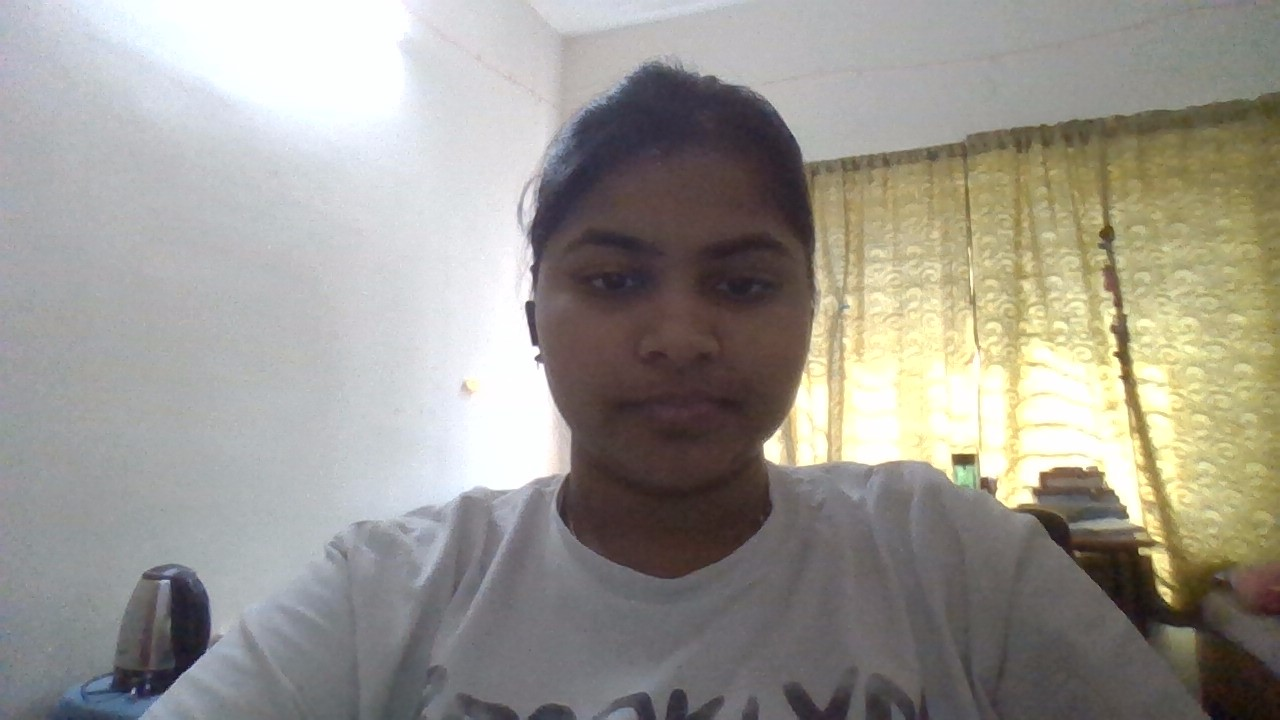
#> input picture pic1.jpg, 1280 x 720 px
$ python sketch.py
#> lines starting #> are read from the running program, lines starting #| are printed output that depends on the picture
import numpy as np
import imageio
import scipy.ndimage
import cv2

img ="pic1.jpg"


def rgb2gray(rgb):
          return np.dot(rgb[...,:3],[0.2989,0.5870,0.1140])
          # it is 2- dimensional array formula to convert image to gray scale

def dodge(front,back):
          final_sketch = front*255/(255-back)
          #if image is greater than 255 which i don't  think is possible but still if it there will convert it to 255
          final_sketch[back==255]=255
          #to convert any suitable esisting column to categorical type we will use aspect fuunction
          #and unit8 is for 8-bit signed integer
          return final_sketch.astype('unit8')

ss=imageio.imread(img) # to read the given image
#> ss is the input picture: shape (720, 1280, 3); mean R, G, B 155.1, 151.8, 144.4
gray = rgb2gray(ss)
#> in rgb2gray, `return np.dot(rgb[...,:3],[0.2989,0.5870,0.1140])`:
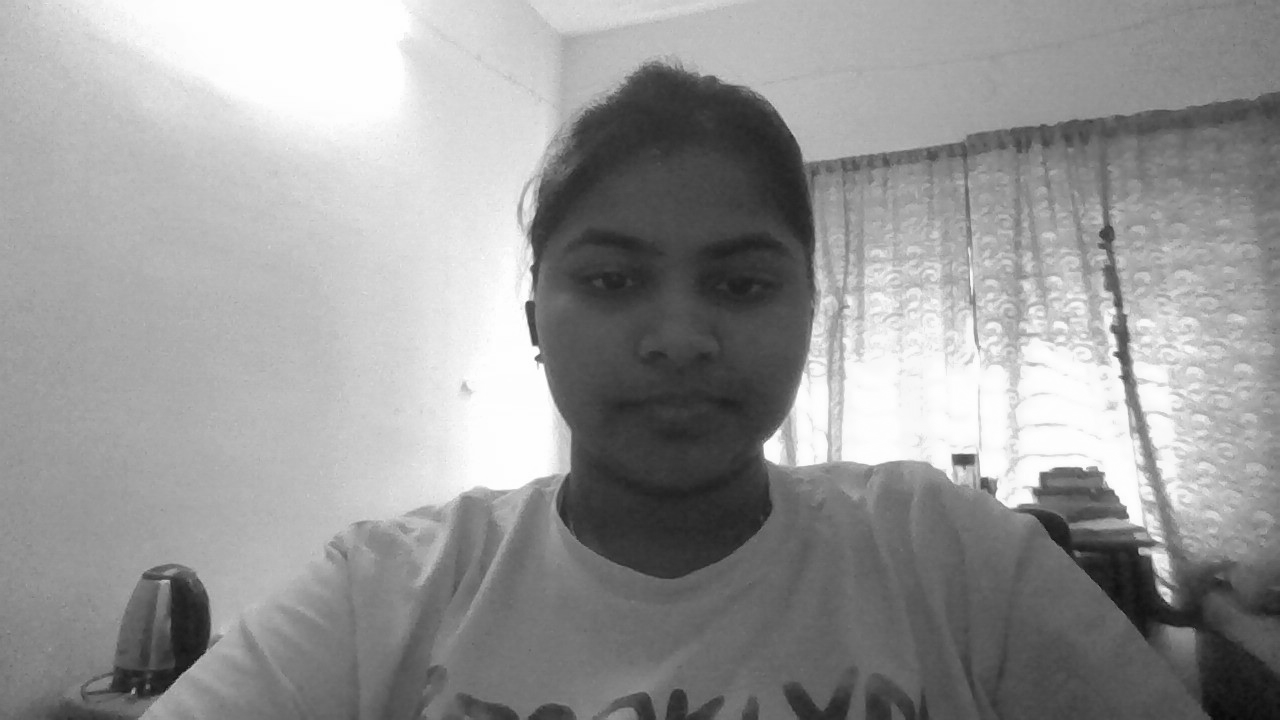
#> returned value: shape (720, 1280) float64; min 5.88, max 255, mean 151.9


i = 255-gray #0,0,0 is for darkest color and 255,255,255 is for brightest color which is probably white color
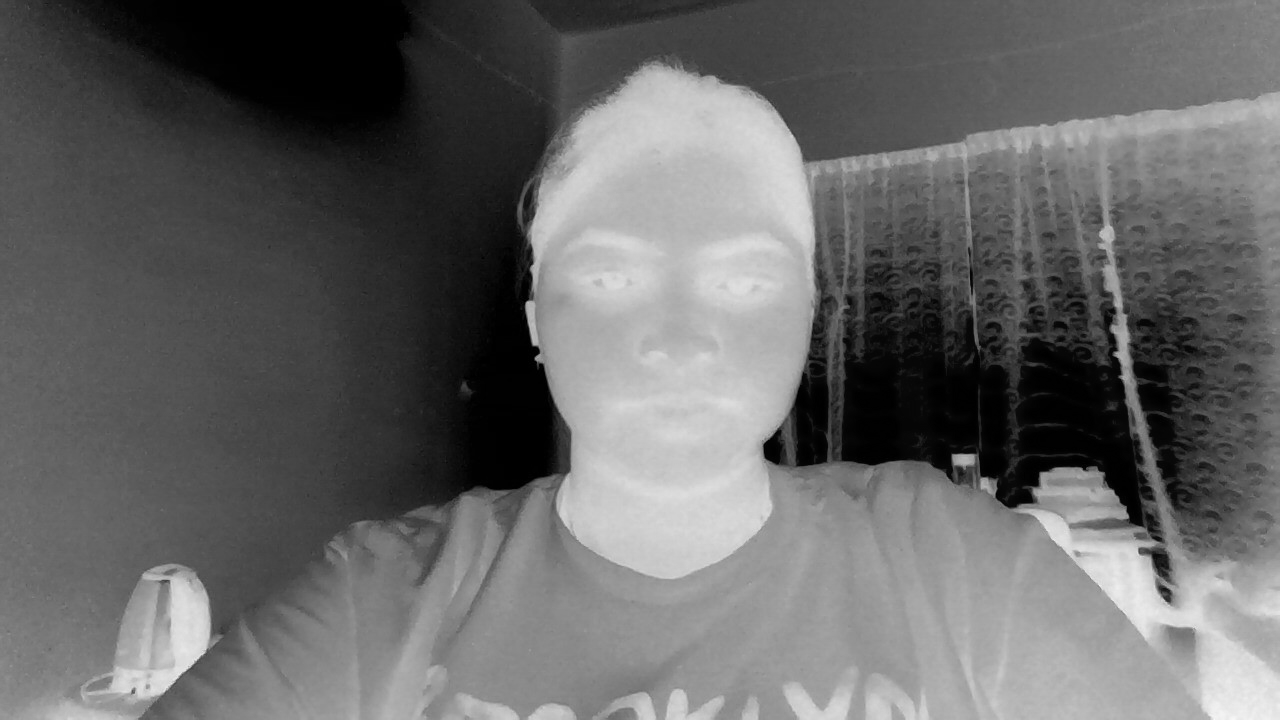
#> i: shape (720, 1280) float64; min 0.0255, max 249.1, mean 103.1

#to convert it into blur image
blur = scipy.ndimage.filters.gaussian_filter(i,sigma =15)
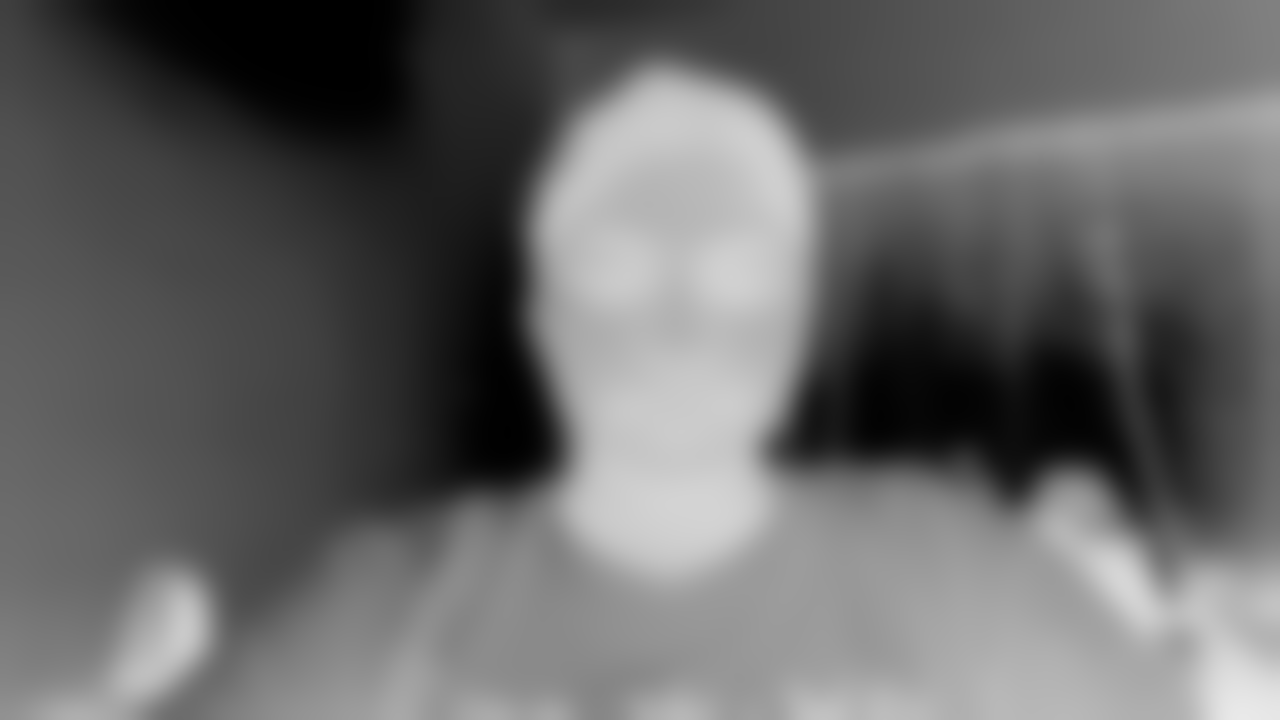
#> blur: shape (720, 1280) float64; min 0.737, max 233.4, mean 103.1

#sigma is the intensity of blurness of image
r = dodge(blur,gray) # thus function will convert our image to sketch by taking two parameters as blur and gray
#> in dodge, `final_sketch = front*255/(255-back)`:
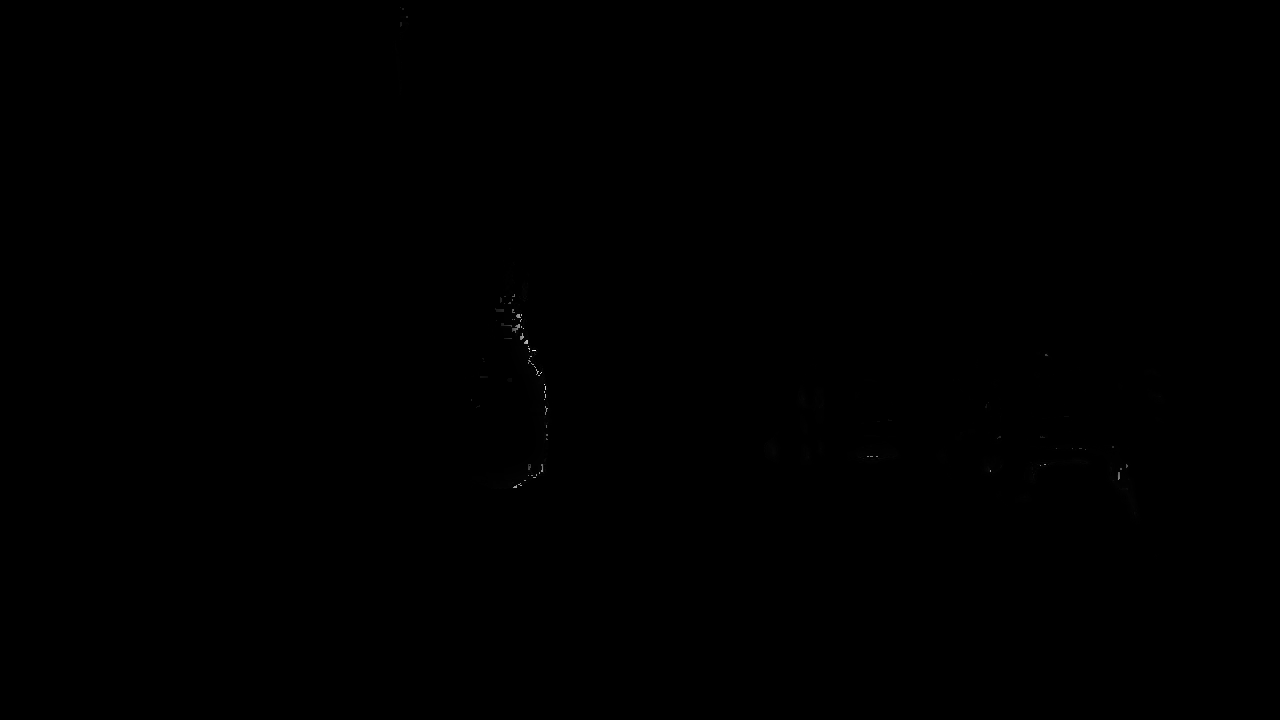
#> final_sketch: shape (720, 1280) float64; min 29.44, max 752717, mean 504.2; drawn with min black and max white
#> (the run stopped early here; a loop or call above may not have finished)

$ run again, with pic2.jpg copied over pic1.jpg
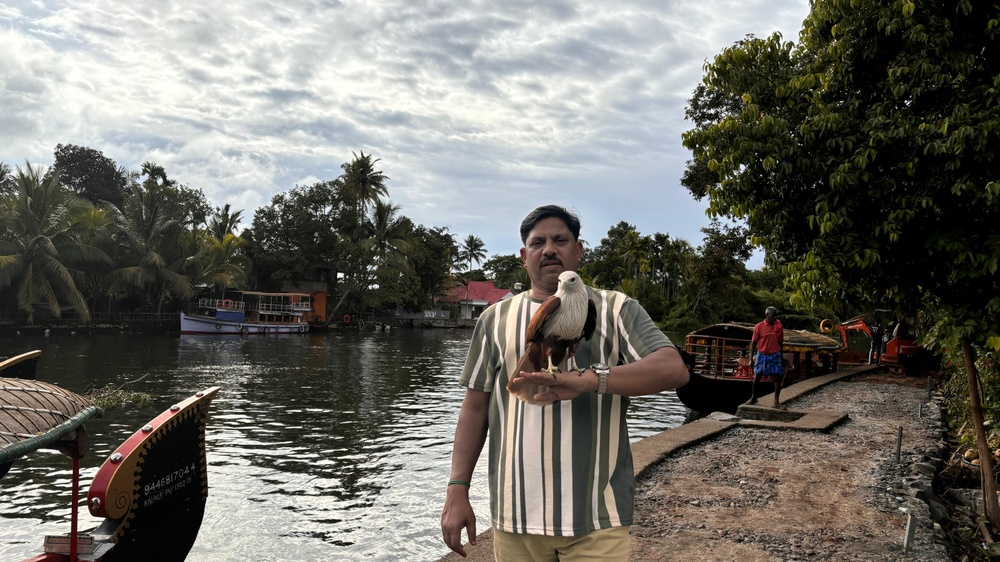
#> input picture pic2.jpg, 1000 x 562 px, shrunk from 4160 x 2340 before the run
#> ss is the input picture: shape (562, 1000, 3); mean R, G, B 109.9, 108.2, 101.9
#> `i = 255-gray`:
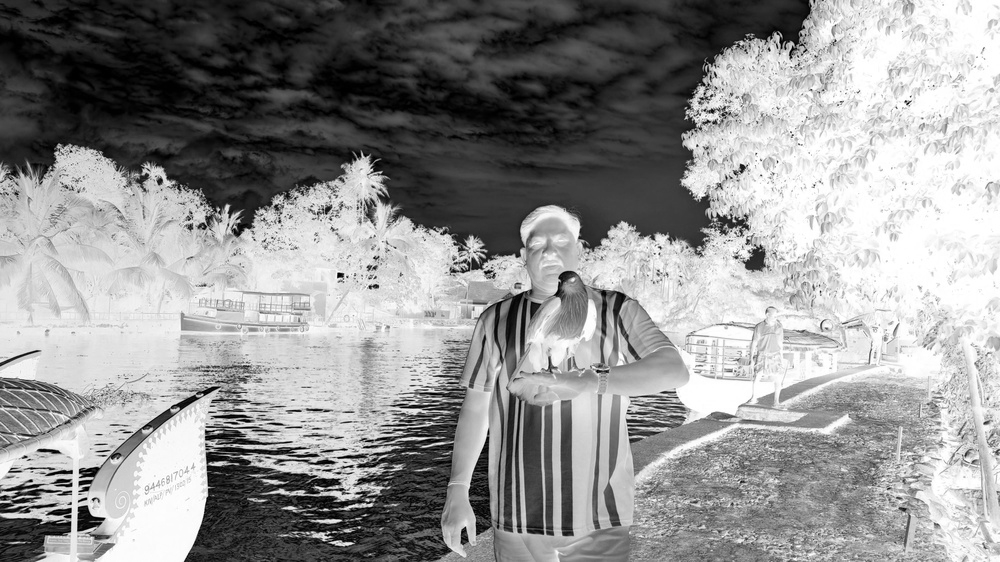
#> i: shape (562, 1000) float64; min 0.0255, max 255, mean 147
#> `blur = scipy.ndimage.filters.gaussian_filter(i,sigma =15)`:
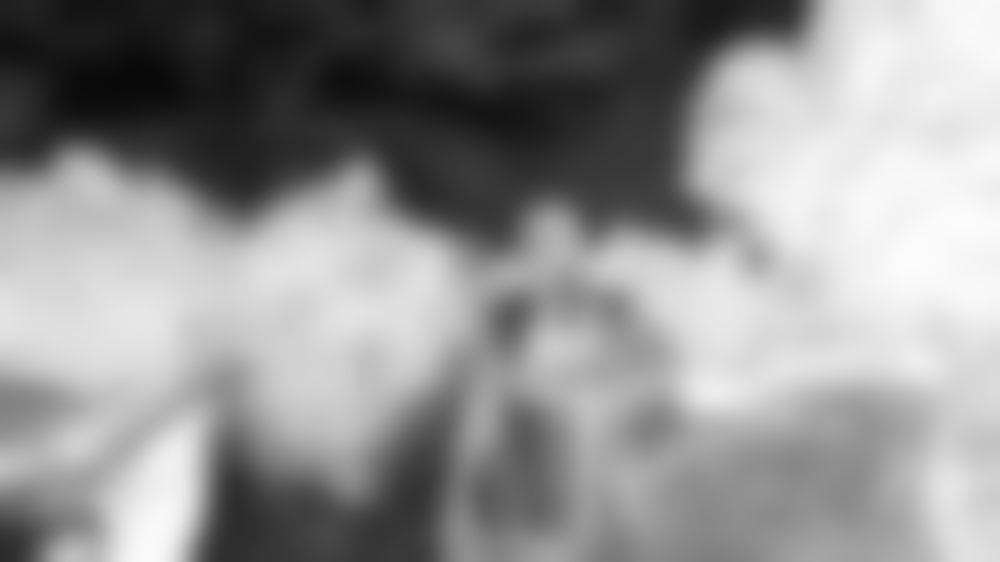
#> blur: shape (562, 1000) float64; min 9.97, max 252.5, mean 147

$ run again, with pic3.jpeg copied over pic1.jpg
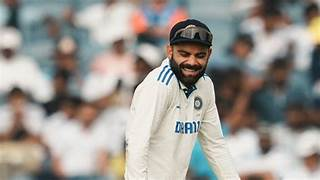
#> input picture pic3.jpeg, 320 x 180 px
#> ss is the input picture: shape (180, 320, 3); mean R, G, B 155.3, 151.5, 145.9
#> `i = 255-gray`:
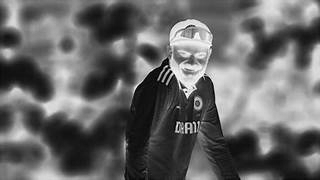
#> i: shape (180, 320) float64; min 0.324, max 255, mean 103
#> `blur = scipy.ndimage.filters.gaussian_filter(i,sigma =15)`:
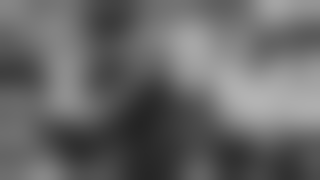
#> blur: shape (180, 320) float64; min 36.76, max 179.7, mean 103
